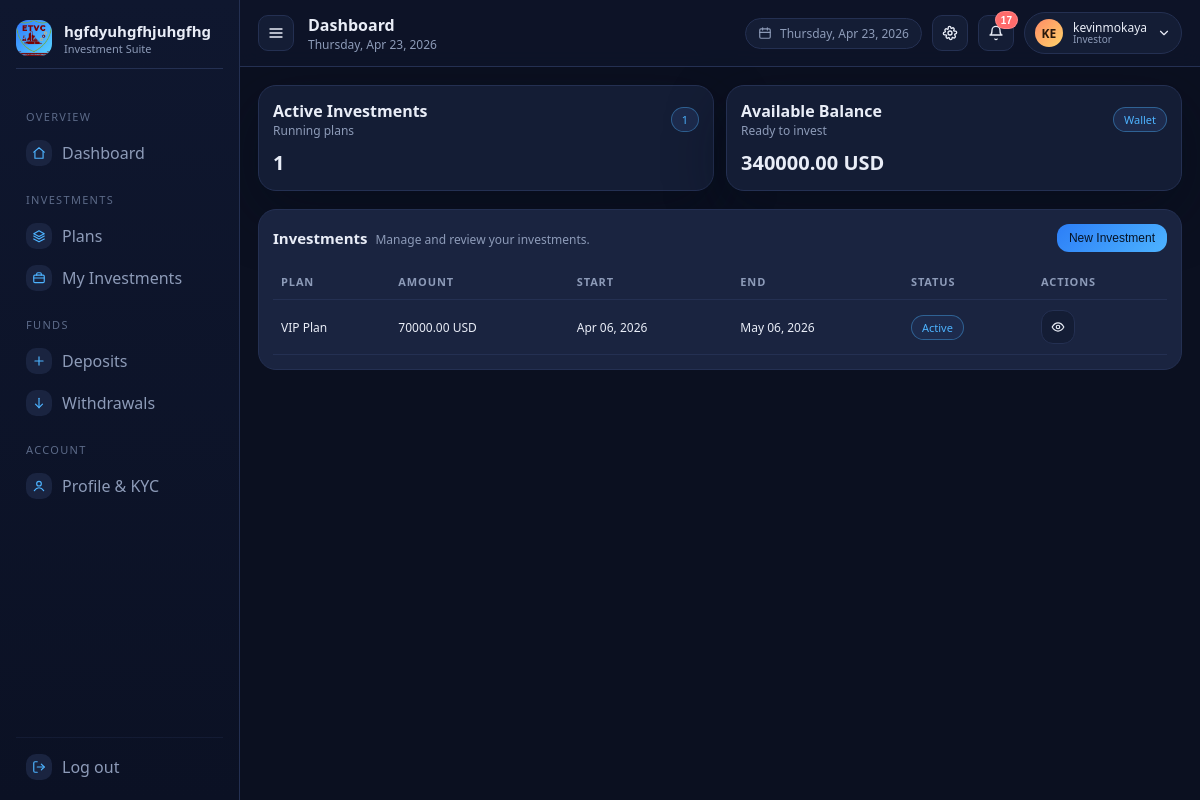
Page /invest/ (signed in) on the committed database.
### settingsconfig/models.py (models this page shows, shortened)
class SystemSetting(models.Model):
    key = models.CharField(max_length=100, unique=True)
    value = models.JSONField()
    updated_at = models.DateTimeField(auto_now=True)

### wallets/models.py (models this page shows, shortened)
class Wallet(models.Model):
    WALLET_TYPES = [
        ('primary', 'Primary'),
        ('trading', 'Trading'),
        ('savings', 'Savings'),
    ]
    id = models.UUIDField(primary_key=True, default=uuid.uuid4, editable=False)
    user = models.ForeignKey(User, on_delete=models.CASCADE, related_name='wallets')
    name = models.CharField(max_length=100)
    wallet_type = models.CharField(max_length=20, choices=WALLET_TYPES)
    main_balance = models.DecimalField(max_digits=12, decimal_places=2, default=Decimal('0'))
    bonus_balance = models.DecimalField(max_digits=12, decimal_places=2, default=Decimal('0'))
    profit_balance = models.DecimalField(max_digits=12, decimal_places=2, default=Decimal('0'))
    is_default = models.BooleanField(default=False)
    is_active = models.BooleanField(default=True)
    created_at = models.DateTimeField(auto_now_add=True)
    class Meta:
        constraints = [
            models.UniqueConstraint(
                fields=['user'],
                condition=Q(wallet_type='primary'),
                name='uniq_primary_wallet_per_user',
            )
        ]
    @property
    def total_balance(self) -> Decimal:
        return self.main_balance + self.bonus_balance + self.profit_balance

### investments/models.py (models this page shows, shortened)
class UserInvestment(models.Model):
    user = models.ForeignKey(User, on_delete=models.CASCADE)
    wallet = models.ForeignKey('wallets.Wallet', on_delete=models.PROTECT)
    plan = models.ForeignKey(InvestmentPlan, on_delete=models.PROTECT)
    amount = models.DecimalField(max_digits=12, decimal_places=2)
    start_date = models.DateTimeField(auto_now_add=True)
    end_date = models.DateTimeField()
    total_earned = models.DecimalField(max_digits=12, decimal_places=2, default=Decimal('0'))
    is_completed = models.BooleanField(default=False)
    auto_reinvest = models.BooleanField(default=False)
    risk_acknowledged = models.BooleanField(default=False)

class InvestmentPlan(models.Model):
    RISK_CHOICES = [
        ('low', 'Low'),
        ('moderate', 'Moderate'),
        ('high', 'High'),
        ('aggressive', 'Aggressive'),
    ]
    PAYOUT_CHOICES = [
        ('daily', 'Daily'),
        ('weekly', 'Weekly'),
        ('monthly', 'Monthly'),
    ]
    LIQUIDITY_CHOICES = [
        ('locked', 'Locked'),
        ('partial', 'Partial'),
        ('flexible', 'Flexible'),
    ]
    LOCK_CHOICES = [
        (0, 'No lock'),
        (7, '7 days'),
        (14, '14 days'),
        (30, '30 days'),
        (60, '60 days'),
        (90, '90 days'),
        (180, '180 days'),
    ]
    TIER_CHOICES = [
        ('standard', 'Standard'),
        ('starter', 'Starter'),
        ('basic', 'Basic'),
        ('silver', 'Silver'),
        ('gold', 'Gold'),
        ('platinum', 'Platinum'),
        ('premium', 'Premium'),
        ('vip', 'VIP'),
    ]
    name = models.CharField(max_length=100)
    plan_tier = models.CharField(max_length=20, choices=TIER_CHOICES, default='standard')
    min_amount = models.DecimalField(max_digits=12, decimal_places=2)
    max_amount = models.DecimalField(max_digits=12, decimal_places=2, null=True, blank=True)
    daily_roi = models.DecimalField(max_digits=5, decimal_places=2)
    duration_days = models.IntegerField()
    total_return = models.DecimalField(max_digits=6, decimal_places=2)
    description = models.TextField(blank=True, default='')
    risk_level = models.CharField(max_length=20, choices=RISK_CHOICES, default='moderate')
    payout_frequency = models.CharField(max_length=20, choices=PAYOUT_CHOICES, default='daily')
    liquidity_terms = models.CharField(max_length=40, choices=LIQUIDITY_CHOICES, default='locked')
    lock_period_days = models.IntegerField(choices=LOCK_CHOICES, default=0)
    management_fee_pct = models.DecimalField(max_digits=5, decimal_places=2, default=Decimal('0'))
    capital_protection = models.BooleanField(default=True)
    early_withdrawal_fee_pct = models.DecimalField(max_digits=5, decimal_places=2, default=Decimal('0'))
    is_active = models.BooleanField(default=True)
    def __str__(self) -> str:
        return self.name

### investments/views.py (the view, shortened to what this page needs)
# urls.py: path('invest/', CreateInvestmentView.as_view(), name='create_investment'),
class CreateInvestmentView(LoginRequiredMixin, FormView):
    template_name = 'my_investments.html'
    form_class = CreateInvestmentForm
    success_url = reverse_lazy('my_investments')
    def get_form_kwargs(self):
        kwargs = super().get_form_kwargs()
        kwargs['user'] = self.request.user
        return kwargs
    def get_context_data(self, **kwargs):
        context = super().get_context_data(**kwargs)
        context['investments'] = attach_profit_schedule(
            UserInvestment.objects.filter(user=self.request.user).order_by('-start_date'),
            max_rows=None,
        )
        context['create_form'] = context.get('form', CreateInvestmentForm(user=self.request.user))
        context['open_investment_modal'] = False
        wallet = Wallet.objects.filter(
            user=self.request.user,
            wallet_type__in=['primary', 'trading'],
            is_active=True,
        ).order_by('-is_default', 'created_at').first()
        if wallet and context.get('create_form'):
            context['create_form'].fields['amount'].widget.attrs['data-available'] = str(wallet.total_balance)
        return context

### accounts/context_processors.py (called while the page is built)
def notifications(request):
    if request.user.is_authenticated:
        unread_qs = Notification.objects.filter(user=request.user, is_read=False).order_by('-created_at')
        items = unread_qs[:8]
        unread = unread_qs.count()
        return {'NOTIFICATIONS': items, 'NOTIF_UNREAD': unread}
    return {'NOTIFICATIONS': [], 'NOTIF_UNREAD': 0}

### investments/views.py (called while the page is built)
def attach_profit_schedule(investments, max_rows=30):
    items = list(investments)
    if not items:
        return items
    ids = [inv.id for inv in items]
    schedule_map = defaultdict(list)
    profits = DailyProfit.objects.filter(investment_id__in=ids).order_by('date')
    for profit in profits:
        if max_rows is None:
            schedule_map[profit.investment_id].append(profit)
        elif len(schedule_map[profit.investment_id]) < max_rows:
            schedule_map[profit.investment_id].append(profit)
    for inv in items:
        inv.profit_schedule = schedule_map.get(inv.id, [])
    return items

### kyc/context_processors.py (called while the page is built)
def kyc_status(request):
    if request.user.is_authenticated:
        profile = KYCProfile.objects.filter(user=request.user).first()
        return {'KYC_PROFILE': profile}
    return {'KYC_PROFILE': None}

### wallets/context_processors.py (called while the page is built)
def wallet_summary(request):
    if request.user.is_authenticated:
        wallet = get_primary_wallet(request.user)
        wallets = Wallet.objects.filter(user=request.user).order_by('-is_default', 'created_at')
        return {'WALLET_SUMMARY': wallet, 'WALLETS': wallets}
    return {'WALLET_SUMMARY': None, 'WALLETS': []}

### wallets/services.py (called while the page is built)
def get_primary_wallet(user) -> Wallet | None:
    wallet = Wallet.objects.filter(user=user, wallet_type='primary').first()
    if wallet:
        return wallet
    try:
        return create_primary_wallet(user)
    except Exception:
        return None

### templates/my_investments.html (shortened to what this page needs)
{% extends "base.html" %}
{% block content %}
<div class="card-grid">
  <div class="card">
    <div class="card-header">
      <div>
        <div class="card-title">Active Investments</div>
        <div class="card-muted">Running plans</div>
      </div>
      <span class="badge info">{{ investments|length }}</span>
    </div>
    <div class="metric-value">{{ investments|length }}</div>
  </div>
  <div class="card">
    <div class="card-header">
      <div>
        <div class="card-title">Available Balance</div>
        <div class="card-muted">Ready to invest</div>
      </div>
      <span class="badge info">Wallet</span>
    </div>
    <div class="metric-value">{{ WALLET_SUMMARY.total_balance|default:'0' }} {{ SYSTEM_SETTINGS.CURRENCY|default:'USD' }}</div>
  </div>
</div>
<div class="section-card">
  <div class="section-header">
    <div>
      <div class="section-title">Investments</div>
      <div class="card-muted">Manage and review your investments.</div>
    </div>
    <div class="section-actions">
      <button class="btn primary" data-modal-open="#investmentModal" type="button">New Investment</button>
    </div>
  </div>
    <div class="table-wrapper">
    <table class="table">
      <thead>
        <tr>
          <th>Plan</th>
          <th>Amount</th>
          <th>Start</th>
          <th>End</th>
          <th>Status</th>
          <th>Actions</th>
        </tr>
      </thead>
      <tbody>
        {% for investment in investments %}
          <tr>
            <td data-label="Plan">{{ investment.plan.name }}</td>
            <td data-label="Amount">{{ investment.amount }} {{ SYSTEM_SETTINGS.CURRENCY|default:'USD' }}</td>
            <td data-label="Start">{{ investment.start_date|date:"M d, Y" }}</td>
            <td data-label="End">{{ investment.end_date|date:"M d, Y" }}</td>
            <td data-label="Status">
              {% if investment.is_completed %}
                <span class="badge success">Completed</span>
              {% else %}
                <span class="badge info">Active</span>
              {% endif %}
            </td>
            <td data-label="Actions">
              <div class="table-actions">
                <button class="icon-pill" data-modal-open="#investmentView{{ investment.id }}" type="button">
                  <svg class="icon sm"><use href="#icon-eye"></use></svg>
                </button>
              </div>
            </td>
          </tr>
        {% empty %}
          <tr>
            <td colspan="6">
              <div class="empty-state">No investments yet.</div>
            </td>
          </tr>
        {% endfor %}
      </tbody>
    </table>
  </div>
</div>
{% endblock %}

### templates/partials/sidebar.html (shortened to what this page needs)
{% with current=request.resolver_match.url_name %}
<aside class="sidebar">
  <div class="sidebar-brand sidebar-header">
    <div class="brand-mark">
      {% if SYSTEM_SETTINGS.SITE_LOGO %}
        <img class="brand-logo" src="{{ SYSTEM_SETTINGS.SITE_LOGO }}" alt="{{ SYSTEM_SETTINGS.PROJECT_NAME|default:'Invest Platform' }}" />
      {% else %}
        <svg class="icon lg"><use href="#icon-layers"></use></svg>
      {% endif %}
    </div>
    <div class="brand-text">
      <div class="brand-title">{{ SYSTEM_SETTINGS.PROJECT_NAME|default:'Invest Platform' }}</div>
      <div class="brand-subtitle">{{ SYSTEM_SETTINGS.SITE_TAGLINE|default:'Investment Suite' }}</div>
    </div>
  </div>
  <div class="sidebar-scroll">
    <div class="nav-section">
      <div class="nav-section-title">Overview</div>
      <a class="nav-item {% if current == 'dashboard' %}active{% endif %}" href="{% url 'dashboard' %}">
        <span class="nav-icon"><svg class="icon sm"><use href="#icon-home"></use></svg></span>
        <span>Dashboard</span>
      </a>
    </div>
    <div class="nav-section">
      <div class="nav-section-title">Investments</div>
      <a class="nav-item {% if current == 'plans' %}active{% endif %}" href="{% url 'plans' %}">
        <span class="nav-icon"><svg class="icon sm"><use href="#icon-layers"></use></svg></span>
        <span>Plans</span>
      </a>
      <a class="nav-item {% if current == 'my_investments' %}active{% endif %}" href="{% url 'my_investments' %}">
        <span class="nav-icon"><svg class="icon sm"><use href="#icon-briefcase"></use></svg></span>
        <span>My Investments</span>
      </a>
    </div>
    <div class="nav-section">
      <div class="nav-section-title">Funds</div>
      <a class="nav-item {% if current == 'deposit_list' %}active{% endif %}" href="{% url 'deposit_list' %}">
        <span class="nav-icon"><svg class="icon sm"><use href="#icon-plus"></use></svg></span>
        <span>Deposits</span>
      </a>
      <a class="nav-item {% if current == 'withdrawal_list' %}active{% endif %}" href="{% url 'withdrawal_list' %}">
        <span class="nav-icon"><svg class="icon sm"><use href="#icon-arrow-down"></use></svg></span>
        <span>Withdrawals</span>
      </a>
    </div>
    <div class="nav-section">
      <div class="nav-section-title">Account</div>
      <a class="nav-item {% if current == 'profile' %}active{% endif %}" href="{% url 'profile' %}">
        <span class="nav-icon"><svg class="icon sm"><use href="#icon-user"></use></svg></span>
        <span>Profile & KYC</span>
      </a>
    </div>
  </div>
  <div class="nav-section session-section sidebar-footer">
    <a class="nav-item" href="{% url 'logout' %}">
      <span class="nav-icon"><svg class="icon sm"><use href="#icon-log-out"></use></svg></span>
      <span>Log out</span>
    </a>
  </div>
</aside>
{% endwith %}

### templates/partials/topbar.html (shortened to what this page needs)
{% with current=request.resolver_match.url_name %}
<header class="topbar">
  <div class="topbar-left">
    <button class="sidebar-toggle icon-btn" data-sidebar-toggle type="button" aria-label="Toggle menu">
      <svg class="icon"><use href="#icon-menu"></use></svg>
    </button>
    <div class="page-titles">
      <div class="page-title">
        {% if current == 'dashboard' %}Dashboard
        {% elif current == 'plans' %}Investment Plans
        {% elif current == 'my_investments' %}My Investments
        {% elif current == 'deposit_list' %}Deposits
        {% elif current == 'withdrawal_list' %}Withdrawals
        {% elif current == 'profile' %}Profile & KYC
        {% elif current == 'notifications' %}Notifications
        {% elif current == 'admin_dashboard' %}Admin Dashboard
        {% elif current == 'admin_operations' %}Admin Operations
        {% else %}Dashboard{% endif %}
      </div>
      <div class="page-subtitle">{% now "l, M d, Y" %}</div>
    </div>
  </div>
  <div class="topbar-actions">
    <div class="date-chip">
      <svg class="icon sm"><use href="#icon-calendar"></use></svg>
      <span>{% now "l, M d, Y" %}</span>
    </div>
    <button class="icon-btn" type="button" title="Settings">
      <svg class="icon"><use href="#icon-settings"></use></svg>
    </button>
    <div class="notif-wrap" data-notif-wrap>
      <button class="icon-btn notif-btn" type="button" title="Notifications" data-notif-toggle>
        <svg class="icon"><use href="#icon-bell"></use></svg>
        {% if NOTIF_UNREAD %}
          <span class="notif-badge" data-notif-badge>{{ NOTIF_UNREAD }}</span>
        {% else %}
          <span class="notif-badge" data-notif-badge style="display:none;">0</span>
        {% endif %}
      </button>
    </div>
    <div class="user-menu">
      <div class="avatar">{{ request.user.username|default:'U'|slice:':2'|upper }}</div>
      <div class="user-meta">
        <div class="user-name">{{ request.user.username }}</div>
        <div class="user-role">{% if request.user.is_staff %}Super Admin{% else %}Investor{% endif %}</div>
      </div>
      <svg class="icon sm"><use href="#icon-chevron-down"></use></svg>
    </div>
  </div>
</header>
{% endwith %}

### rows in the picture
SystemSetting: PROJECT_NAME "hgfdyuhgfhjuhgfhg"
SystemSetting: SITE_TAGLINE "Investment Suite"
Wallet: total_balance "340000.00"
SystemSetting: CURRENCY "USD"
UserInvestment: plan.name "VIP Plan", amount "70000.00", start_date "Apr 06, 2026", end_date "May 06, 2026", is_completed "Active"

### other values in the picture
{{ NOTIF_UNREAD }} "17"
{{ request.user.username|default:'U'|slice:':2'|upper }} "KE"
{{ request.user.username }} "kevinmokaya"
{{ investments|length }} "1"
